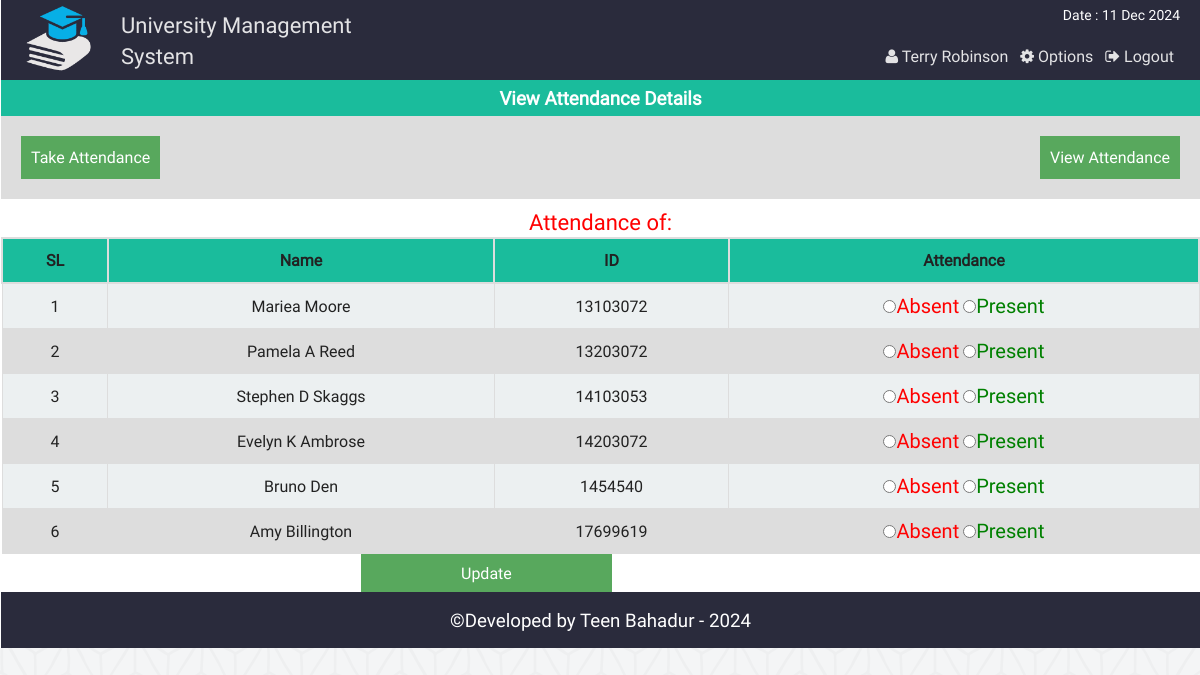
The app's page /att_single_view_fc.php (signed in) with its own data.
### tables this page shows
CREATE TABLE `at_student` (
  `id` int(11) NOT NULL,
  `name` varchar(40) NOT NULL,
  `st_id` int(11) NOT NULL
);

CREATE TABLE `attn` (
  `id` int(11) NOT NULL,
  `st_id` int(11) NOT NULL,
  `atten` varchar(50) NOT NULL,
  `at_date` date NOT NULL
);

### php/functions.php (called while the page is built, shortened)
<?php
class login_registration_class{
	public function attn_all_student($date){
		global $conn;
		$res = $conn->query("select at_student.name, attn.*
			from at_student
			inner join attn
			on at_student.st_id = attn.st_id
			where at_date = '$date' ");
		return $res;
	}
};
?>

### att_single_view_fc.php (the view, shortened to what this page needs)
<?php
	require "php/config.php";
	require_once "php/functions.php";
	$user = new login_registration_class();
?>
<?php
include "php/headertop.php";
?>
<div class="all_student fix">
		<h3 style="text-align:center;color:#fff;margin:0;padding:5px;background:#1abc9c">View Attendance Details</h3>
		<div  class="fix" style="background:#ddd;padding:20px;">
			<span style="float:left;"><a style="color:#fff;" href="class_att_fc.php"><button style="background:#58A85D;border:none;color:#fff;padding:10px;">Take Attendance</button></a></span>
			<span style="float:right;"><a style="color:#fff;" href="att_view_fc.php"> <button style="background:#58A85D;border:none;color:#fff;padding:10px;">View Attendance</button></a></span>
		</div>
		<p style="text-align:center;color:#34495e;margin:0;padding-top:8px;color:red;font-size:22px;">
			<?php echo "Attendance of: ".$date;?>
		</p>
	<form action="" method="post">
		<table class="tab_one" style="text-align:center;">
			<tr>
				<th style="text-align:center;">SL</th>
				<th style="text-align:center;">Name</th>
				<th style="text-align:center;">ID</th>
				<th style="text-align:center;">Attendance</th>
			</tr>
			<?php
			$i=0;
				$std = $user->attn_all_student($date);
				if($std){
				while($rows = $std->fetch_assoc()){
				$i++;
		?>
			<tr>
				<td><?php echo $i;?></td>
				<td><?php echo $rows['name'];?></td>
				<td><?php echo $rows['st_id'];?></td>
				<td>
					<label style="color:red;font-size:20px"><input type="radio" name="attn[<?php echo $rows['st_id'];?>]" value="absent" <?php if($rows['atten'] == "absent") echo "checked";?>/>Absent</label>
					<label style="color:green;font-size:20px"> <input type="radio" name="attn[<?php echo $rows['st_id'];?>]" value="present" <?php if($rows['atten'] == "present") echo "checked";?>/>Present</label>
				</td>
			</tr>
			<?php
			} }else echo "failed";
				?>
		</table>
		<span style="margin-left:360px;"><input style="<text-align:right></text-align:right>;background:#58A85D;border:none;color:#fff;padding:8px 100px;" type="submit" name="submit" value="Update" /></span>
	</form>
</div>
<?php include "php/footerbottom.php";?>

### css/main.css (style rules this page uses)
html { color: #222; font-size: 1em; line-height: 1.4; }
a { text-decoration:none; }
.fix { overflow:hidden; }
body { font-family:roboto !important; background:url(../img/ptrn.png) repeat fixed; }
.st_reg th, td { padding: 8px; }
table.tab_one { width:100%; }
table.tab_one th { background:#1abc9c; padding:10px; font-weight:bold; text-align:left; }
table.tab_one td { border:1px solid #ddd; padding:8px; }
table.tab_one tr:nth-child(odd) { background:#ddd; }
table.tab_one tr:nth-child(even) { background:#ecf0f1; }
.all_student { min-height:450px; }
table.att_tab tr,td,th { border:2px solid #ddd; border-collapse:collapse; padding:8px; }

### records on screen
at_student: name "Mariea Moore", attn.st_id "13103072"
attn: atten "☐ Absent", atten "☐ Present"
at_student: name "Pamela A Reed", attn.st_id "13203072"
attn: atten "☐ Absent", atten "☐ Present"
at_student: name "Stephen D Skaggs", attn.st_id "14103053"
attn: atten "☐ Absent", atten "☐ Present"
at_student: name "Evelyn K Ambrose", attn.st_id "14203072"
attn: atten "☐ Absent", atten "☐ Present"
at_student: name "Bruno Den", attn.st_id "1454540"
attn: atten "☐ Absent", atten "☐ Present"
at_student: name "Amy Billington", attn.st_id "17699619"
attn: atten "☐ Absent", atten "☐ Present"

### other values on screen
$fname "Terry Robinson"
